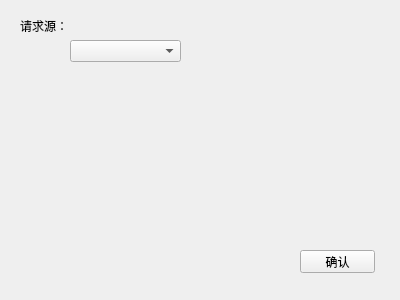
<?xml version="1.0" encoding="UTF-8"?>
<ui version="4.0">
 <class>set</class>
 <widget class="QWidget" name="set">
  <property name="geometry">
   <rect>
    <x>0</x>
    <y>0</y>
    <width>400</width>
    <height>300</height>
   </rect>
  </property>
  <property name="windowTitle">
   <string>Form</string>
  </property>
  <widget class="QLabel" name="label">
   <property name="geometry">
    <rect>
     <x>20</x>
     <y>20</y>
     <width>54</width>
     <height>12</height>
    </rect>
   </property>
   <property name="text">
    <string>请求源：</string>
   </property>
  </widget>
  <widget class="QComboBox" name="comboBox">
   <property name="geometry">
    <rect>
     <x>70</x>
     <y>40</y>
     <width>111</width>
     <height>22</height>
    </rect>
   </property>
  </widget>
  <widget class="QPushButton" name="pushButton">
   <property name="geometry">
    <rect>
     <x>300</x>
     <y>250</y>
     <width>75</width>
     <height>23</height>
    </rect>
   </property>
   <property name="text">
    <string>确认</string>
   </property>
  </widget>
 </widget>
 <resources/>
 <connections/>
</ui>
